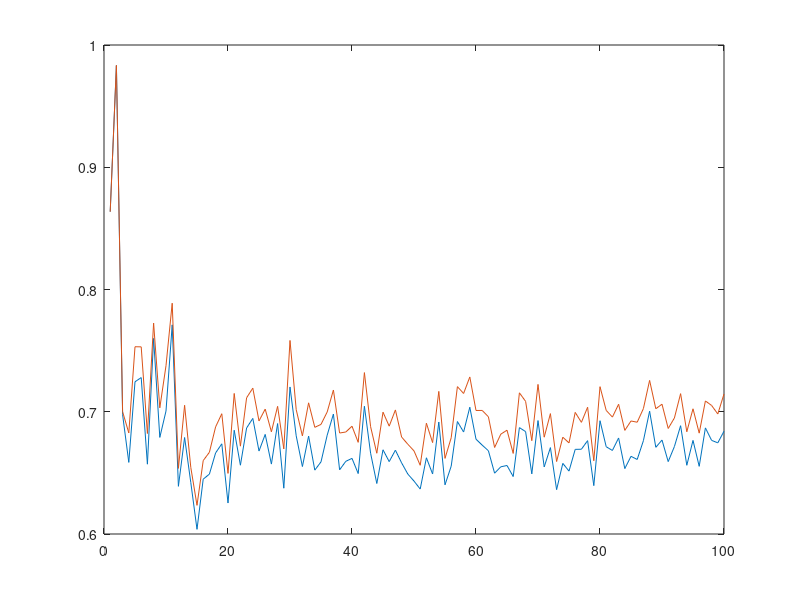

The MATLAB source for this figure:
n = 100
a = 1
b = 2
means = zeros(n, 2)
for i = 1:n
    uniformNumbers = unifrnd(a, b, 1, i)
    means(i, 1) = 1 / mean(uniformNumbers)
    means(i, 2) = mean(1 ./ uniformNumbers)
end
plot(means)


